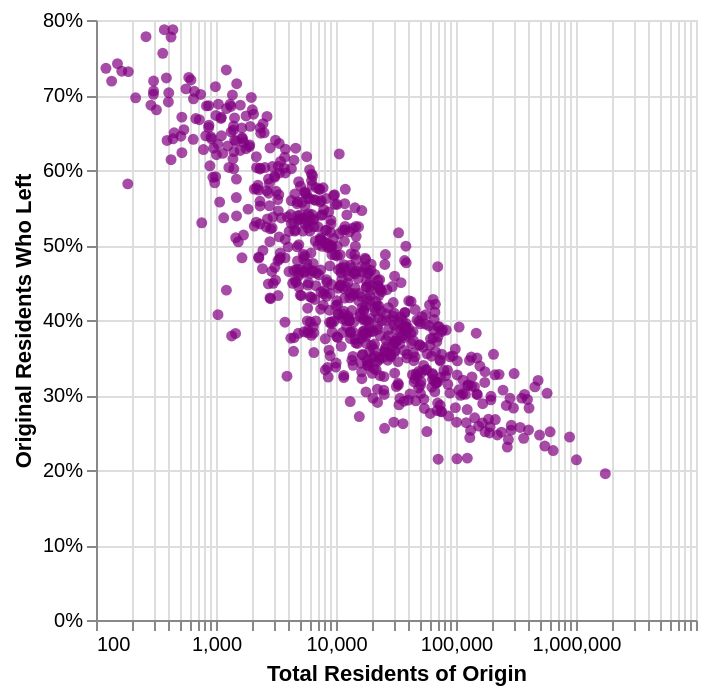

Source (notebook cell):
### Code cell
graph = alt.Chart(home).mark_circle(color = 'purple').encode(
    x=alt.X("n_tot_o:Q", scale=alt.Scale(type="log"), title = "Total Residents of Origin"),
    y=alt.Y("share_left:Q", axis=alt.Axis(format="%"), title = "Original Residents Who Left"))

#graph.save('graphs/graph2.png')
graph

### Figure 1 — Vega-Lite specification as saved in the notebook (floating-point values rounded to 4 significant figures; data arrays with more than 128 entries replaced by an {"elided": "..."} marker saying what was removed)
{"usermeta": {"embedOptions": {"theme": "fivethirtyeight"}}, "config": {"view": {"continuousWidth": 300, "continuousHeight": 300}}, "data": {"name": "data-df1dabb39c8922f9d53dcbb1fa4ee2e6"}, "mark": {"type": "circle", "color": "purple"}, "encoding": {"x": {"field": "n_tot_o", "scale": {"type": "log"}, "title": "Total Residents of Origin", "type": "quantitative"}, "y": {"axis": {"format": "%"}, "field": "share_left", "title": "Original Residents Who Left", "type": "quantitative"}}, "$schema": "https://vega.github.io/schema/vega-lite/v6.4.1.json", "datasets": {"data-df1dabb39c8922f9d53dcbb1fa4ee2e6": {"elided": "741 records"}}}
